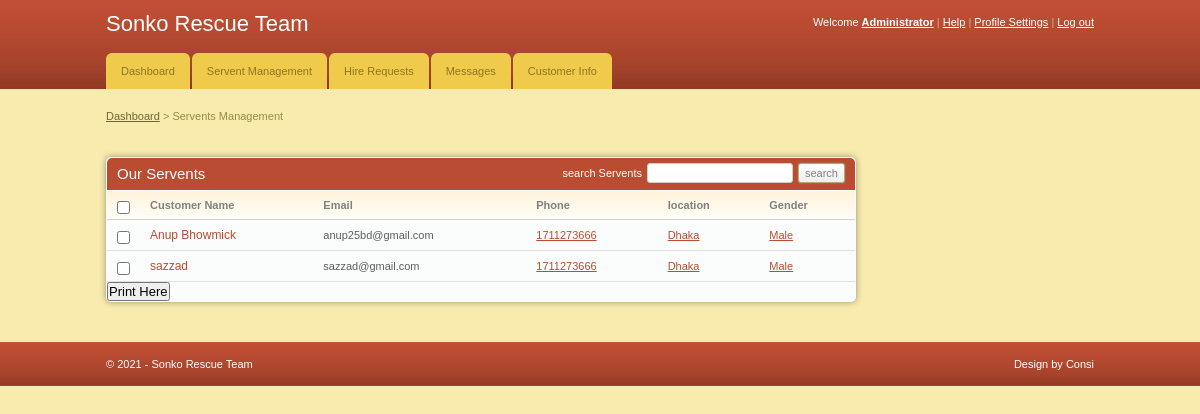
Page /servent/admin/customerinfo.php (signed in) on the committed database.
### tables this page shows
CREATE TABLE IF NOT EXISTS `client` (
  `client_id` int(11) NOT NULL AUTO_INCREMENT,
  `fname` varchar(255) NOT NULL,
  `email` varchar(255) NOT NULL,
  `id_no` int(11) NOT NULL,
  `phone` int(11) NOT NULL,
  `location` varchar(255) NOT NULL,
  `gender` varchar(255) NOT NULL,
  `servent_id` int(11) DEFAULT NULL,
  `status` varchar(255) NOT NULL,
  `mpesa` varchar(255) DEFAULT NULL,
  PRIMARY KEY (`client_id`)
);

### servent/admin/customerinfo.php (the view, shortened to what this page needs)
<!DOCTYPE html PUBLIC "-//W3C//DTD XHTML 1.0 Transitional//EN" "http://www.w3.org/TR/xhtml1/DTD/xhtml1-transitional.dtd">
<html xmlns="http://www.w3.org/1999/xhtml">
<head>
	<link rel="stylesheet" href="css/style.css" type="text/css" media="all" />
</head>
<body>
<div id="header">
	<div class="shell">
		<?php
			include 'menu.php';
		?>
		</div>
	</div>
<div id="container">
	<div class="shell">
		<div class="small-nav">
			<a href="index.php">Dashboard</a>
			<span>&gt;</span>
			Servents Management
		</div>
		<br />
		<div id="main">
			<div id="content">
				<div class="box">
					<div class="box-head">
						<h2 class="left">Our Servents</h2>
						<div class="right">
							<label>search Servents</label>
							<input type="text" class="field small-field" />
							<input type="submit" class="button" value="search" />
						</div>
					</div>
					<div class="table">
						<table width="100%" border="0" cellspacing="0" cellpadding="0">
							<tr>
								<th width="13"><input type="checkbox" class="checkbox" /></th>
								<th>Customer Name</th>
								<th>Email</th>
								<th>Phone</th>
								<th>location</th>
								<th>Gender</th>
							</tr>
							<?php
								include '../includes/config.php';
								$select = "SELECT * FROM client";
								$result = $conn->query($select);
								while($row = $result->fetch_assoc()){
							?>
							<tr>
								<td><input type="checkbox" class="checkbox" /></td>
								<td><h3><a href="#"><?php echo $row['fname'] ?></a></h3></td>
								<td><?php echo $row['email'] ?></td>
								<td><a href="#"><?php echo $row['phone'] ?></a></td>
								<td><a href="#"><?php echo $row['location'] ?></a></td>
								<td><a href="#"><?php echo $row['gender'] ?></a></td>
							</tr>
							<?php
								}
							?>
						</table>
					</div>
					<h2><input type="submit" onclick="window.print()" value="Print Here" /></h2>
				</div>
			</div>
		</div>
	</div>
</div>
<div id="footer">
	<div class="shell">
		<span class="left">&copy; <?php echo date("Y");?> - Sonko Rescue Team</span>
		<span class="right">
			Design by Consi</a>
		</span>
	</div>
</div>
</body>
</html>

### servent/admin/css/style.css (style rules this page uses)
* { padding:0; margin:0; outline:0; }
body { background:#f9ebae; font-family: Verdana, sans-serif; font-size:11px; line-height:14px; color:#5e5e5e; }
input, textarea, select { font-family: Verdana, sans-serif; font-size:13px; }
.field { border:solid 1px #d3cfc7; background:#fff; padding:5px; }
.small-field { border:solid 1px #d3cfc7; background:#fff; padding:3px 1px; font-size:11px; }
.checkbox { width:13px; height:13px; vertical-align:top; position:relative; top:2px; }
.button { background:#eee url(images/button.gif) repeat-x 0 0; border:solid 1px #b1a874; color:#7f7f7f; font-size:11px; padding:2px 6px 2px 6px; cursor:pointer; line-height:14px !important; }
a { color:#ba4c32; text-decoration: underline; cursor:pointer; }
.left, .alignleft { float:left; display:inline; }
.right, .alignright { float:right; display:inline; }
h2 { font-size:15px; font-weight: normal; }
h3 { font-size:12px; line-height:14px; font-weight: normal; }
h3 a { text-decoration: none; }
.shell { width:988px; margin:0 auto; }
#header { height:89px; background:url(images/header.gif); white-space:nowrap; }
#container { padding:20px 0; }
.small-nav { color:#978b48; padding-bottom:20px; }
.small-nav a { color:#6f6636; }
#content { float:left; width:750px; }
.table th { background:#fffdfa url(images/th.gif) repeat-x 0 0; color:#818181; text-align: left; padding:7px 10px; border-bottom:solid 1px #d2d1cb; }
.table td { background:#fbfcfc; border-bottom:solid 1px #e0e0e0; padding:8px 10px; }
.box { background:#fbfcfc; height:100%; padding:1px; margin-bottom:20px; }
.box-head { background:#ba4c32; height:32px; color:#fff; padding: 0 10px; line-height:32px; white-space:nowrap; border-bottom:solid 1px #fff; }
.box-head .right { padding-top:5px; line-height:13px; }
.box-head .right label, .box-head .right input { float:left; }
.box-head .right label { padding:4px 0 0 0; }
.box-head .right input { margin-left:5px; }
#footer { height:44px; background:url(images/footer.gif); line-height:44px; color:#fff; }
.box { -moz-border-radius:5px; -webkit-border-radius:5px; -moz-box-shadow: 0 0 6px #978f6c; -webkit-box-shadow: 0 0 6px #978f6c; }
.box-head { -moz-border-radius-topleft:5px; -moz-border-radius-topright:5px; -webkit-border-top-left-radius:5px; -webkit-border-top-right-radius:5px; }
.field, .button { -moz-border-radius:4px; -webkit-border-radius:4px; }
.small-field, .button, .pagging a { -moz-border-radius:3px; -webkit-border-radius:3px; }
.button { -moz-box-shadow: 0 0 2px #978f6c; -webkit-box-shadow: 0 0 2px #978f6c; }

### rows in the picture
client: fname "Anup Bhowmick", email "anup25bd@gmail.com", phone "1711273666", location "Dhaka", gender "Male"
client: fname "sazzad", email "sazzad@gmail.com", phone "1711273666", location "Dhaka", gender "Male"
